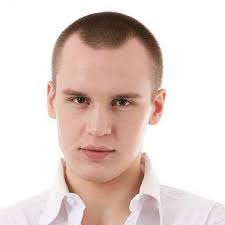
#> input picture Face cam/pic1.jpg, 225 x 225 px, given in place of the camera
$ jupyter execute Imread.ipynb   (Python 2 division)
#> lines starting #> are read from the running program, lines starting #| are printed output that depends on the picture; after the words box and inside, x2 and y2 are one past the last pixel; in counts of white or black regions, pixels touching at a corner belong together
[cell 1]
import numpy as np
import cv2
import math

cap = cv2.VideoCapture(0)
face_cascade = cv2.CascadeClassifier('haarcascade_frontalface_default.xml')

def frame2vect(face):
    #transforme l'image en vect
    try:
        cv2.imshow('bob', face)
        #face = cv2.resize(face,None,fx=200/len(face[0]), fy=200/len(face[1]), interpolation = cv2.INTER_CUBIC)
        a = face.flatten()
        #print len(a)
        return a
    except:
        pass

def reduceMat(mat):
    red = np.zeros((len(mat)/4, len(mat)/4))
    try:
        for i in range(len(mat)/4):
            for j in range(len(mat)/4):
                red[i,j] = (mat[i*4,j*4] + mat[i*4+1,j*4] + mat[i*4,j*4+1] + mat[i*4+1,j*4+1])
        cv2.imshow('bab', red)
    except:
        pass


def checkIn(vect):
    #obj : voir la presence dans fichier ref
    pass

def dist2vect(vect1, vect2):
    tmp = 0
    for a in range(len(vect1)):
        tmp += (vect1[a] - vect[2]) * (vect1[a] - vect[2])
    return math.sqrt(tmp)


while(True):

    #Capture le flux video
    ret, frame = cap.read()
#> frame is the input picture: shape (225, 225, 3); mean B, G, R 204.3, 210.1, 227.1

    gray = cv2.cvtColor(frame, cv2.COLOR_BGR2GRAY)
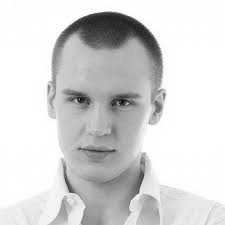
#> gray: shape (225, 225); min 4, max 255, mean 214.5

    # preprocess
    gray = cv2.equalizeHist(gray)
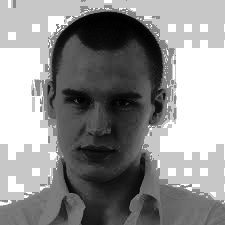
#> gray: shape (225, 225); min 0, max 255, mean 141.5
    faces = face_cascade.detectMultiScale(gray, 2, 5)
#> faces = [[49, 64, 96, 96]]

    for (x,y,w,h) in faces:
        #a = frame2vect(gray[y:y+h,x:x+w])
        #print w,h
        reduceMat(gray[y:y+h,x:x+w])
        #print frame[x:x+w,y:y+h]
        cv2.rectangle(gray,(x,y),(x+w,y+h),(255,0,0),2)
#> this loop made 1 pass
#> pass 1, in reduceMat, `cv2.imshow('bab', red)`:
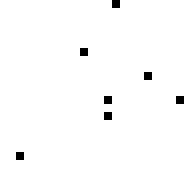
#> window 'bab': shape (24, 24) (shown 8 times larger); 98.8% white; black in thin lines or dots, all inside (x1, y1, x2, y2) = (2, 0, 23, 20)
#> after the loop:
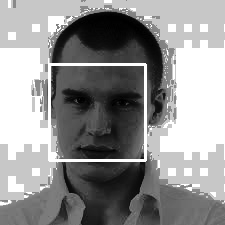
#> gray: shape (225, 225); 2.23% of pixels changed, all inside (x1, y1, x2, y2) = (48, 63, 147, 162)
        #face = man[x:x+w,y:y+h]

    # Affiche le result
    cv2.imshow('frame',gray)
    if cv2.waitKey(1) & 0xFF == ord('q'):
#> (key q is pressed here)
        break


# When everything done, release the capture
cap.release()
cv2.destroyAllWindows()

$ run again, on Face cam/copie.jpg
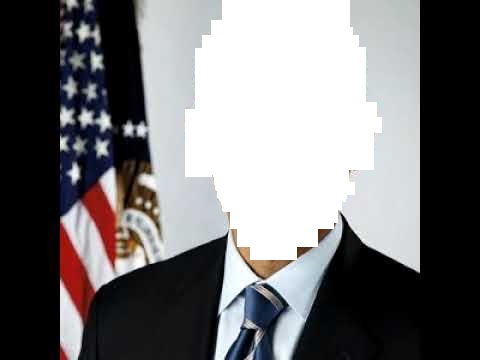
#> input picture Face cam/copie.jpg, 480 x 360 px, given in place of the camera
#> frame is the input picture: shape (360, 480, 3); mean B, G, R 117.7, 116.1, 117.2
#> `gray = cv2.cvtColor(frame, cv2.COLOR_BGR2GRAY)`:
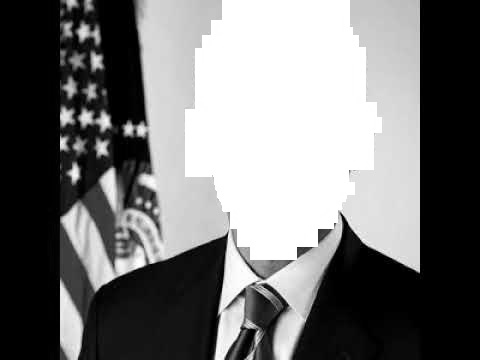
#> gray: shape (360, 480); min 0, max 255, mean 116.6
#> `gray = cv2.equalizeHist(gray)`:
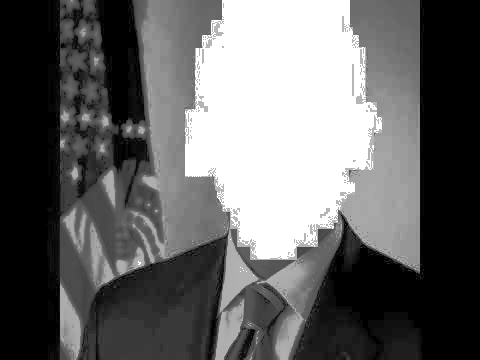
#> gray: shape (360, 480); min 0, max 255, mean 101.2
#> faces = ()
